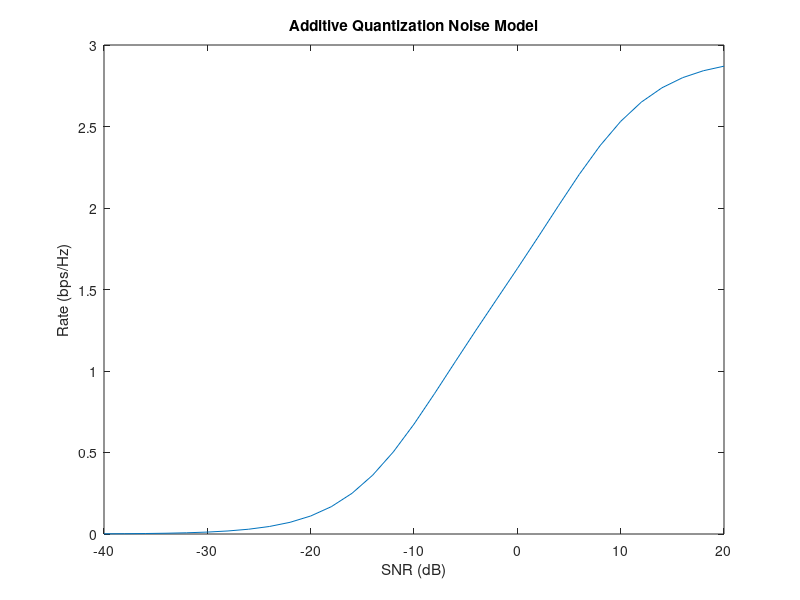
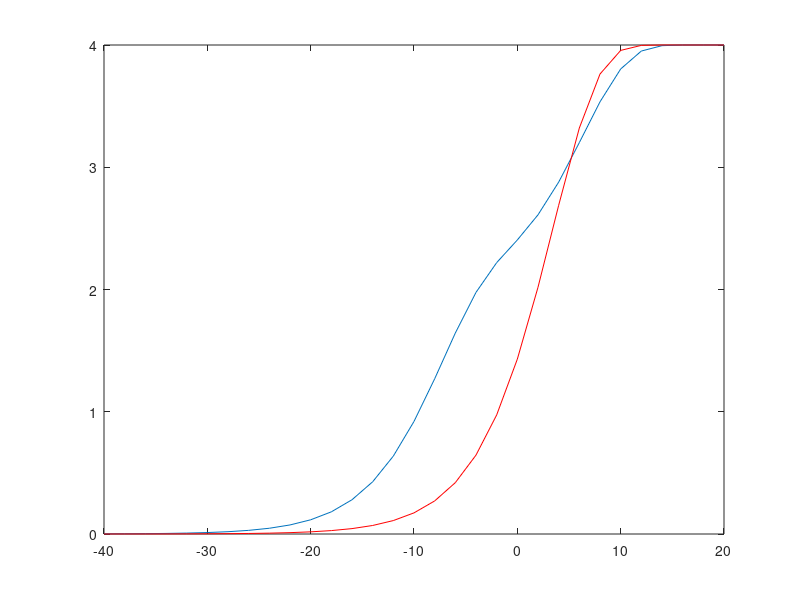

MATLAB code to generate these figures, in order: (Note: this script raises an error after producing the figures.)
clc;
clear all;
close all;
Nr = 2;
Nt = 2;

H_example =[  1.1789 - 0.5500i  -0.6608 + 0.6320i   0.5707 + 1.1739i  -0.7437 - 0.0502i
    -0.1427 - 0.1196i  -0.2934 + 1.6776i   0.4799 - 0.5397i  -0.9118 + 0.1286i
    0.6460 + 1.0750i  -0.2650 - 0.2828i  -1.2834 - 0.5321i  -0.4577 - 0.1047i
    0.6573 + 0.2854i   0.1604 - 0.0104i  -1.0802 - 0.2992i   0.8717 - 0.1929i];
H = H_example(1:Nr, 1:Nt);

H = [1 0; 0 5];

% H = randn(Nr, Nt) + 1j* randn(Nr, Nt);

SNR_dB = [-40:2:20];

SNR = 10.^(SNR_dB/10);

for ite=1:1:length(SNR)
    P = SNR(ite);
    prob = qfunc(sqrt(P/trace((H*H')^(-1))));
    h = -prob*log2(prob) - (1-prob)*log2(1-prob);
    Rate_CI(ite) = 2*Nr*(1 - h);
end;


rho = 1 - 2/pi;
for ite = 1:1:length(SNR)
    P = SNR(ite);
    for ii=1:1:Nr
        beta(ii) = P/Nt* norm(H(ii,:))^2;
        d(ii) = (1 - rho)/(1 + rho* beta(ii));
    end;
    D = diag(d);
    Rate_AQNM(1,ite) = real( log2(det(eye(Nt) + P/Nt * H'*D*H)) );
end;
figure,
plot(SNR_dB, Rate_AQNM)
title('Additive Quantization Noise Model')
xlabel('SNR (dB)')
ylabel('Rate (bps/Hz)')


for ite=1:1:length(SNR)
    P = SNR(ite);
    prob = qfunc(sqrt(P/trace((H*H')^(-1))));
    h = -prob*log2(prob) - (1-prob)*log2(1-prob);
    Rate_CI(ite) = 2*Nr*(1 - h);
end;


for ite = 1:1:length(SNR)
    P = SNR(ite);
    for ii=1:1:Nr
        h_norm(ii) = norm( H(ii,:), 2);
        H_normalized(ii,:) = H(ii,:)/norm( H(ii,:), 2);
    end;
    
    for ii=1:1:Nr
        prob(ii) = qfunc(sqrt(P * h_norm(ii)^2 /trace((H_normalized * H_normalized')^(-1))));
        hb(ii) = -prob(ii)*log2(prob(ii)) - (1-prob(ii))*log2 ( 1-prob(ii) );
        Rate_CI_sub(ii) = 2*(1 - hb(ii));
    end;
    Rate_CI_M(ite) = sum(Rate_CI_sub);
end;
figure,
plot(SNR_dB, Rate_CI_M)
hold on;
plot(SNR_dB, Rate_CI, 'r')
legend('Modified Channel Inversion', 'Channel Inversion',0)
xlabel('SNR (dB)')
ylabel('Rate (bps/Hz)')

%% Upper bound of the capacity
max_sig_val = norm(H, 2);
for ite = 1:1:length(SNR)
    P = SNR(ite);
    pmax = qfunc( sqrt( P* max_sig_val^2/Nr ) );
    if pmax == 0
        temp_max = 0;
    else
        temp_max = -pmax*log2(pmax) - (1-pmax)*log2(1-pmax);
    end;
    Capacity_ub(1,ite) = 2*Nr - 2*Nr*temp_max;
end;
figure,
plot(SNR_dB, Capacity_ub)
title('Upper bound')
xlabel('SNR (dB)')
ylabel('Rate (bps/Hz)')